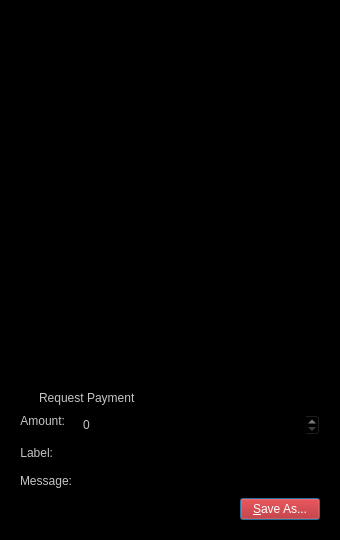
<?xml version="1.0" encoding="UTF-8"?>
<ui version="4.0">
 <class>QRCodeDialog</class>
 <widget class="QDialog" name="QRCodeDialog">
  <property name="geometry">
   <rect>
    <x>0</x>
    <y>0</y>
    <width>340</width>
    <height>540</height>
   </rect>
  </property>
  <property name="windowTitle">
   <string>QR Code Dialog</string>
  </property>
  <property name="styleSheet">
   <string notr="true">color: rgb(198, 198, 198);
background-color: rgb(0, 0, 0);</string>
  </property>
  <layout class="QVBoxLayout" name="verticalLayout_3">
   <item>
    <widget class="QLabel" name="lblQRCode">
     <property name="sizePolicy">
      <sizepolicy hsizetype="Expanding" vsizetype="Expanding">
       <horstretch>0</horstretch>
       <verstretch>0</verstretch>
      </sizepolicy>
     </property>
     <property name="minimumSize">
      <size>
       <width>300</width>
       <height>300</height>
      </size>
     </property>
     <property name="textFormat">
      <enum>Qt::PlainText</enum>
     </property>
     <property name="alignment">
      <set>Qt::AlignCenter</set>
     </property>
     <property name="wordWrap">
      <bool>true</bool>
     </property>
    </widget>
   </item>
   <item>
    <widget class="QPlainTextEdit" name="outUri">
     <property name="sizePolicy">
      <sizepolicy hsizetype="Expanding" vsizetype="Minimum">
       <horstretch>0</horstretch>
       <verstretch>0</verstretch>
      </sizepolicy>
     </property>
     <property name="minimumSize">
      <size>
       <width>0</width>
       <height>50</height>
      </size>
     </property>
     <property name="tabChangesFocus">
      <bool>true</bool>
     </property>
     <property name="textInteractionFlags">
      <set>Qt::TextSelectableByKeyboard|Qt::TextSelectableByMouse</set>
     </property>
    </widget>
   </item>
   <item>
    <widget class="QWidget" name="widget" native="true">
     <layout class="QVBoxLayout" name="verticalLayout_2">
      <item>
       <widget class="QCheckBox" name="chkReqPayment">
        <property name="enabled">
         <bool>true</bool>
        </property>
        <property name="text">
         <string>Request Payment</string>
        </property>
       </widget>
      </item>
      <item>
       <layout class="QFormLayout" name="formLayout">
        <property name="fieldGrowthPolicy">
         <enum>QFormLayout::AllNonFixedFieldsGrow</enum>
        </property>
        <item row="1" column="0">
         <widget class="QLabel" name="lblLabel">
          <property name="text">
           <string>Label:</string>
          </property>
          <property name="textFormat">
           <enum>Qt::PlainText</enum>
          </property>
          <property name="alignment">
           <set>Qt::AlignRight|Qt::AlignTrailing|Qt::AlignVCenter</set>
          </property>
          <property name="buddy">
           <cstring>lnLabel</cstring>
          </property>
         </widget>
        </item>
        <item row="1" column="1">
         <widget class="QLineEdit" name="lnLabel"/>
        </item>
        <item row="2" column="0">
         <widget class="QLabel" name="lblMessage">
          <property name="text">
           <string>Message:</string>
          </property>
          <property name="textFormat">
           <enum>Qt::PlainText</enum>
          </property>
          <property name="alignment">
           <set>Qt::AlignRight|Qt::AlignTrailing|Qt::AlignVCenter</set>
          </property>
          <property name="buddy">
           <cstring>lnMessage</cstring>
          </property>
         </widget>
        </item>
        <item row="2" column="1">
         <widget class="QLineEdit" name="lnMessage"/>
        </item>
        <item row="0" column="0">
         <widget class="QLabel" name="lblAmount">
          <property name="sizePolicy">
           <sizepolicy hsizetype="Preferred" vsizetype="Maximum">
            <horstretch>0</horstretch>
            <verstretch>0</verstretch>
           </sizepolicy>
          </property>
          <property name="text">
           <string>Amount:</string>
          </property>
          <property name="textFormat">
           <enum>Qt::PlainText</enum>
          </property>
          <property name="alignment">
           <set>Qt::AlignRight|Qt::AlignTrailing|Qt::AlignVCenter</set>
          </property>
          <property name="buddy">
           <cstring>lnReqAmount</cstring>
          </property>
         </widget>
        </item>
        <item row="0" column="1">
         <widget class="VegascoinAmountField" name="lnReqAmount">
          <property name="enabled">
           <bool>false</bool>
          </property>
          <property name="minimumSize">
           <size>
            <width>80</width>
            <height>0</height>
           </size>
          </property>
         </widget>
        </item>
       </layout>
      </item>
      <item>
       <layout class="QHBoxLayout" name="horizontalLayout">
        <item>
         <spacer name="horizontalSpacer">
          <property name="orientation">
           <enum>Qt::Horizontal</enum>
          </property>
          <property name="sizeHint" stdset="0">
           <size>
            <width>40</width>
            <height>20</height>
           </size>
          </property>
         </spacer>
        </item>
        <item>
         <widget class="QPushButton" name="btnSaveAs">
          <property name="styleSheet">
           <string notr="true">font: bold 9pt &quot;Sans Serif&quot;;
color: rgb(255, 255, 255);
background-color: rgb(183, 13, 13);</string>
          </property>
          <property name="text">
           <string>&amp;Save As...</string>
          </property>
         </widget>
        </item>
       </layout>
      </item>
     </layout>
    </widget>
   </item>
  </layout>
 </widget>
 <customwidgets>
  <customwidget>
   <class>VegascoinAmountField</class>
   <extends>QSpinBox</extends>
   <header>vegascoinamountfield.h</header>
   <container>1</container>
  </customwidget>
 </customwidgets>
 <resources/>
 <connections>
  <connection>
   <sender>chkReqPayment</sender>
   <signal>clicked(bool)</signal>
   <receiver>lnReqAmount</receiver>
   <slot>setEnabled(bool)</slot>
   <hints>
    <hint type="sourcelabel">
     <x>92</x>
     <y>285</y>
    </hint>
    <hint type="destinationlabel">
     <x>98</x>
     <y>311</y>
    </hint>
   </hints>
  </connection>
 </connections>
</ui>
